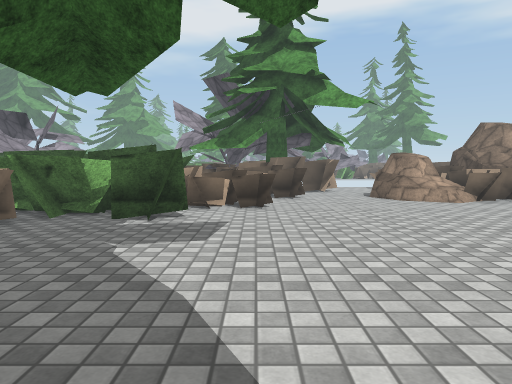
View 1 (above)

16 first-person views from a walk through a scene from a Unity 3-D project. The camera is 1.2 m above the floor, tilts 4° down and sees 70° across. The floor is counted in squares, 1 m on a side. Each view is taken from the middle of a square. On the plan, view 1 faces up. The plan holds only what a view shows up to about 15 squares ahead; the rest is blank. The place goes on beyond the plan. Surface patterns are stand-ins for the level's own textures.

View 2
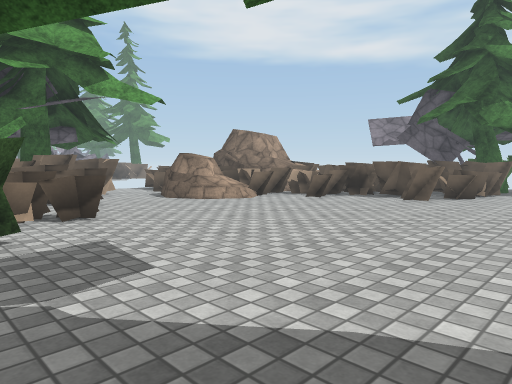

View 3
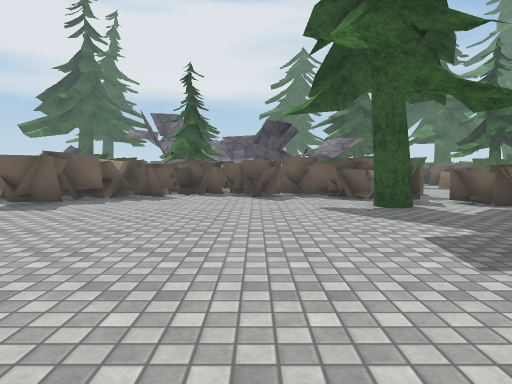

View 4
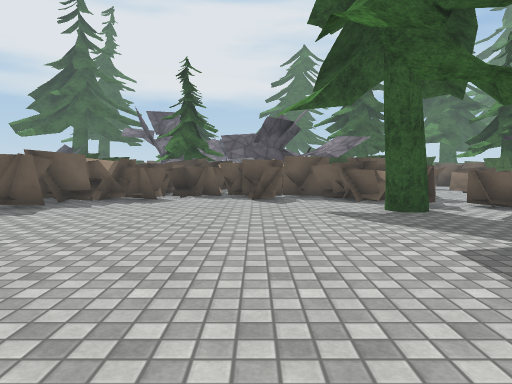

View 5
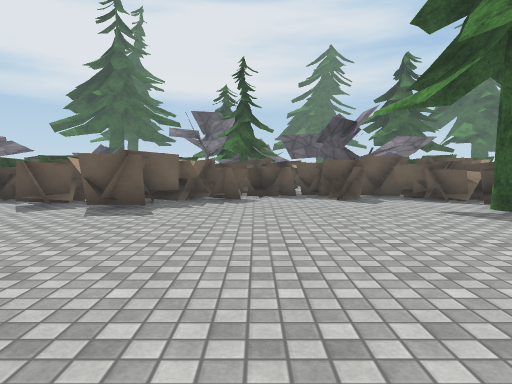

View 6
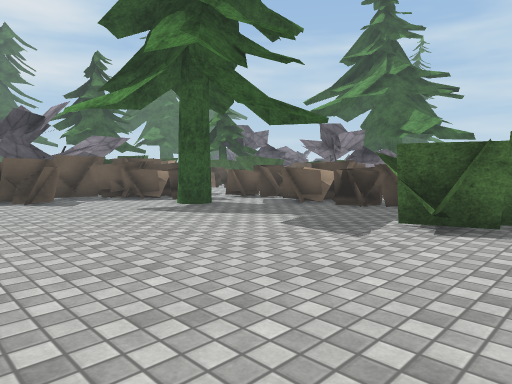

View 7
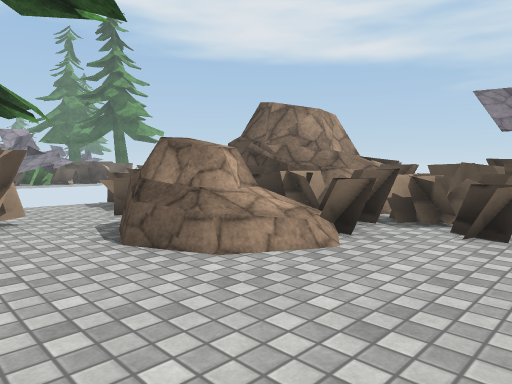

View 8
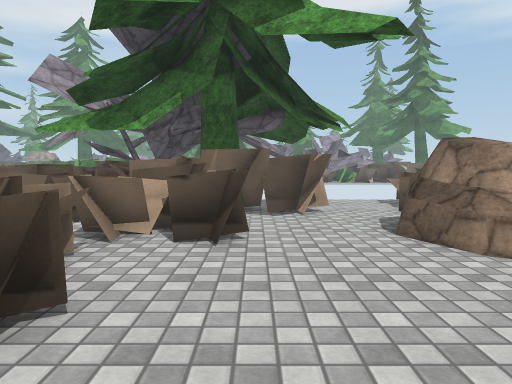

View 9
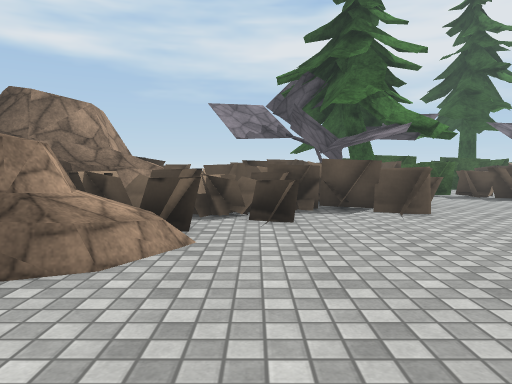

View 10
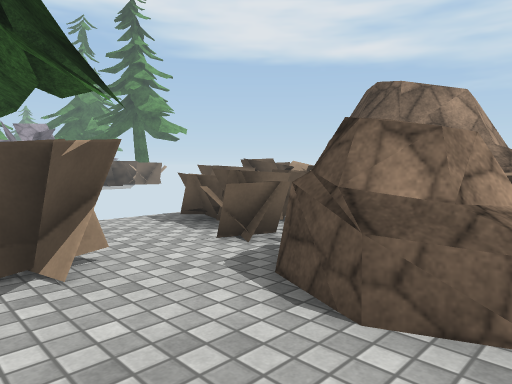

View 11
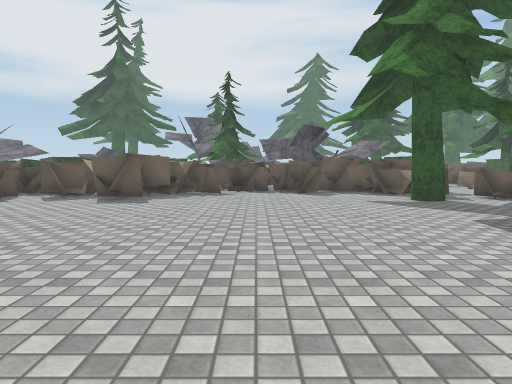

View 12
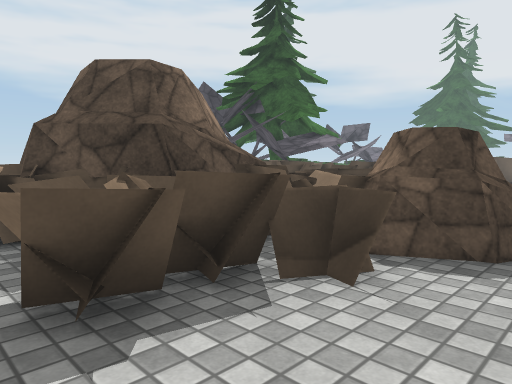

View 13
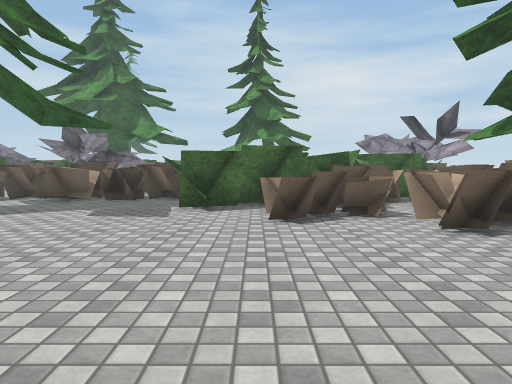

View 14
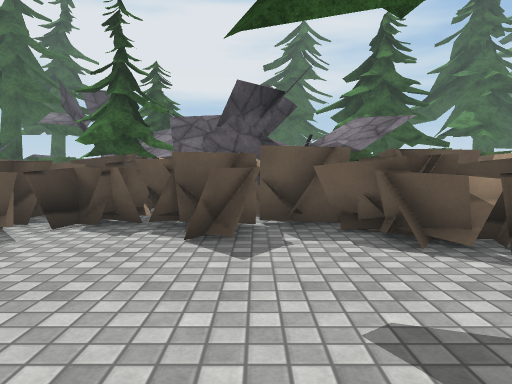

View 15
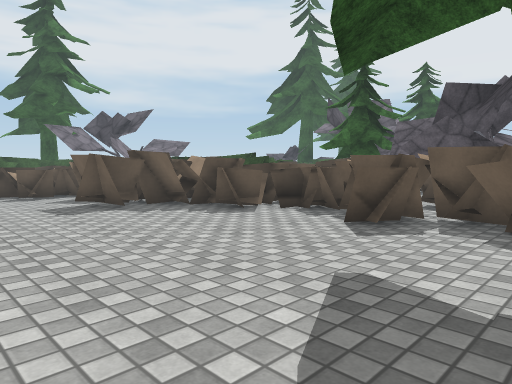

View 16
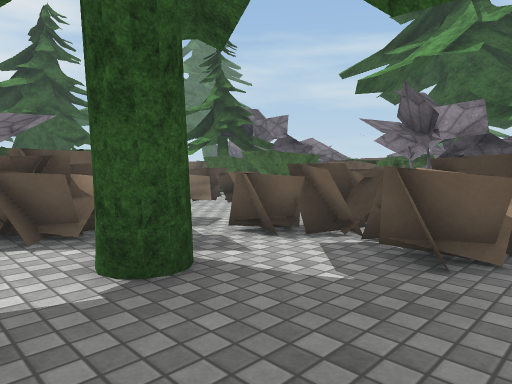

### Floor plan
Key: @ floor where view 1 was taken; # wall or solid block; x gap in a wall; . floor; = window, fence, low wall or low ledge; ^ raised ledge; O other object.
Columns run from 8 left of view 1 to 16 right of it. Each row starts with its distance up from view 1.
 22                  ##
 21             .... ##
 20              ..===#
 19            ....#^##
 18          ####.^#=##
 17          ##^#.==##
 16      #####....O#=#
 15      #=###...OOO##
 14      #.==#...OOO##=#
 13      ##==^...OOO==#=
 12      ###=.......=#^#
 11     ###^=........^^#
 10   ####^.^........==#
  9   ##^##............##
  8   #.. #...........^###
  7   #^..............=#=#
  6   ##................=###
  5   #=..................=##
  4  ###...................##
  3 ####...................=#
  2 #=^^..O...............###
  1 ####..O..........#^..=^#
  0    ###^.@........#^#x##
 -1     ###.........####^=#
 -2      ###.#^...=########
 -3       #####x##^##
 -4         ## ^####
 -5          #####

Positions as (right, up) in squares from view 1, and headings:
1: (0, 0), facing up
2: (-3, 2), facing up-right
3: (2, 12), facing down
4: (2, 11), facing down
5: (5, 11), facing down
6: (5, 11), facing down-left
7: (2, 9), facing up-right
8: (2, 8), facing up
9: (1, 11), facing right
10: (2, 13), facing up-right
11: (4, 14), facing down
12: (4, 21), facing down-right
13: (8, 10), facing left
14: (1, 4), facing down
15: (-2, 5), facing down-right
16: (0, 5), facing down-left
